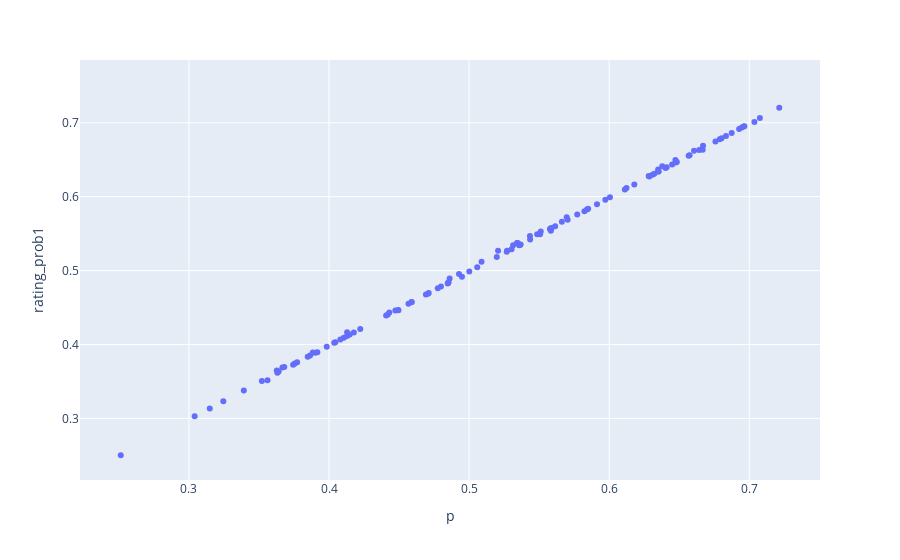

Notebook cell for this chart:
### Code cell
p_from_diff(rating_diffs)
px.scatter((pd.concat([p_from_diff(rating_diffs+25).rename('p'), remain['rating_prob1']], axis=1)), x='p', y='rating_prob1')

### Figure 1 — Plotly figure (JSON) as saved in the notebook; plotly's stock layout.template omitted (floating-point values rounded to 4 significant figures; data arrays with more than 128 entries replaced by an {"elided": "..."} marker saying what was removed)
{"data": [{"hovertemplate": "p=%{x}<br>rating_prob1=%{y}<extra></extra>", "legendgroup": "", "marker": {"color": "#636efa", "symbol": "circle"}, "mode": "markers", "name": "", "orientation": "v", "showlegend": false, "type": "scatter", "x": {"elided": "414 float values"}, "xaxis": "x", "y": {"elided": "414 float values"}, "yaxis": "y"}], "layout": {"legend": {"tracegroupgap": 0}, "margin": {"t": 60}, "xaxis": {"anchor": "y", "domain": [0, 1], "title": {"text": "p"}}, "yaxis": {"anchor": "x", "domain": [0, 1], "title": {"text": "rating_prob1"}}}}
